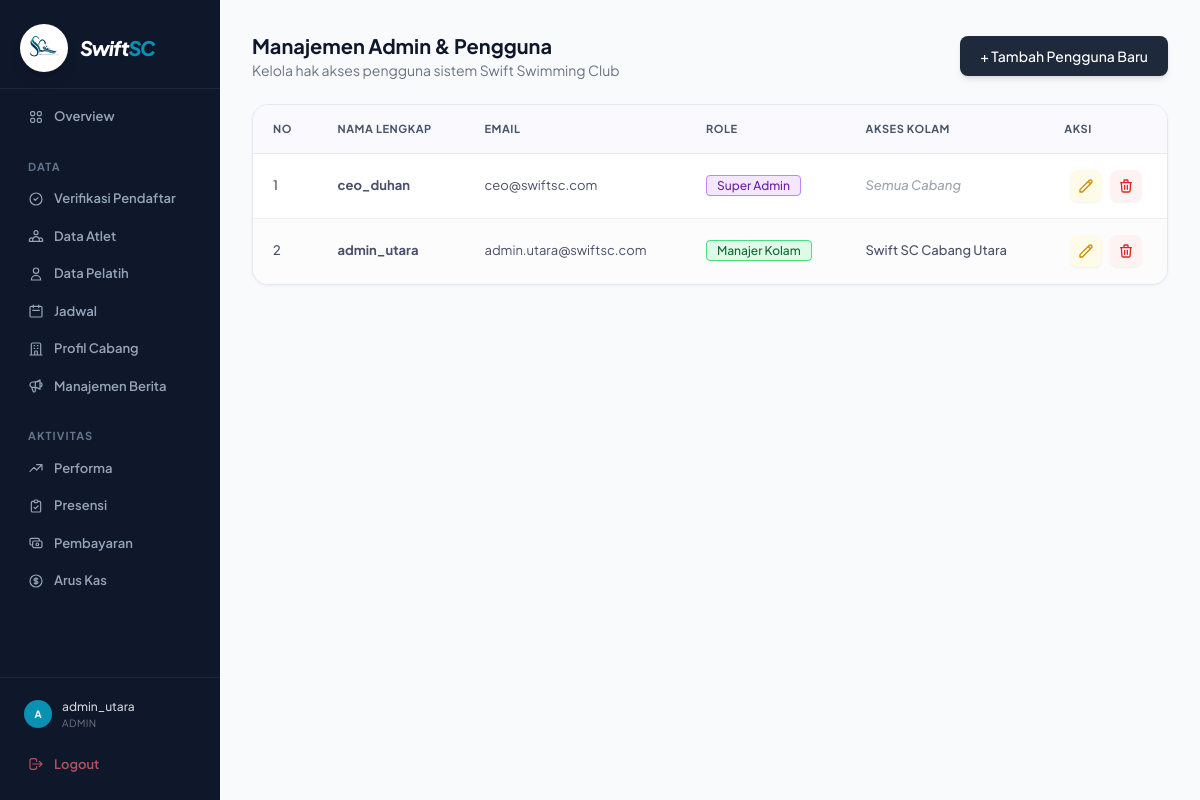
The app's page /admin/admin.php (signed in) with its own data.
### tables this page shows
CREATE TABLE `users` (
  `id` int(11) NOT NULL,
  `username` varchar(100) NOT NULL,
  `email` varchar(150) NOT NULL,
  `password` varchar(255) NOT NULL,
  `role` enum('CEO','Admin','Pelatih') NOT NULL,
  `cabang_id` int(11) DEFAULT NULL,
  `created_at` timestamp NOT NULL DEFAULT current_timestamp()
);

CREATE TABLE `cabang` (
  `id` int(11) NOT NULL,
  `nama_cabang` varchar(100) NOT NULL,
  `lokasi` text NOT NULL,
  `created_at` timestamp NOT NULL DEFAULT current_timestamp()
);

### admin/admin.php (the view, shortened to what this page needs)
<?php
include '../includes/header.php';
include '../includes/sidebar.php';
include '../includes/koneksi.php';
?>
<div class="lg:ml-[220px] pt-16 lg:pt-0 min-h-screen">
    <div class="p-4 lg:p-8 page-content">
        <div class="flex items-center justify-between mb-6">
            <div>
                <h1 class="text-xl font-bold text-algolia-navy">Manajemen Admin & Pengguna</h1>
                <p class="text-sm text-gray-500">Kelola hak akses pengguna sistem Swift Swimming Club</p>
            </div>
            <button data-modal-target="modalTambahAdmin" data-modal-toggle="modalTambahAdmin" class="text-white bg-slate-800 hover:bg-slate-900 font-medium rounded-lg text-sm px-5 py-2.5 transition-all shadow-md">
                + Tambah Pengguna Baru
            </button>
        </div>
        <div class="card overflow-hidden">
            <table class="table-algolia">
                <thead class="text-xs text-gray-500 uppercase bg-gray-50/80">
                    <tr>
                        <th class="px-6 py-4">No</th>
                        <th class="px-6 py-4">Nama Lengkap</th>
                        <th class="px-6 py-4">Email</th>
                        <th class="px-6 py-4">Role</th>
                        <th class="px-6 py-4">Akses Kolam</th>
                        <th class="px-6 py-4 text-center">Aksi</th>
                    </tr>
                </thead>
                <tbody>
                    <?php
                    $no = 1;
                    $usersArray = [];
                    $q_users = mysqli_query($koneksi, "SELECT u.*, c.nama_cabang as nama_kolam FROM users u LEFT JOIN cabang c ON u.cabang_id = c.id WHERE u.role IN ('CEO', 'Admin') ORDER BY u.role, u.username ASC");
                    if($q_users) {
                        while($row = mysqli_fetch_assoc($q_users)) {
                            $usersArray[] = $row;
                        }
                    }
                    if(count($usersArray) > 0) {
                        foreach($usersArray as $data) {
                            $role = $data['role'];
                            $nama_role = ($role == 'CEO') ? 'Super Admin' : 'Manajer Kolam';
                            $role_color = ($role == 'CEO') ? 'bg-purple-100 text-purple-800 border-purple-400' : 'bg-green-100 text-green-800 border-green-400';
                            $akses_kolam = empty($data['cabang_id']) ? '<span class="text-gray-400 italic">Semua Cabang</span>' : htmlspecialchars($data['nama_kolam'] ?? '');
                    ?>
                    <tr class="border-b border-gray-50 hover:bg-gray-50/50 transition-colors">
                        <td class="px-6 py-4 font-medium text-gray-900"><?= $no++; ?></td>
                        <td class="px-6 py-4 font-bold text-gray-800"><?= htmlspecialchars($data['username']); ?></td>
                        <td class="px-6 py-4"><?= htmlspecialchars($data['email']); ?></td>
                        <td class="px-6 py-4"><span class="text-xs font-medium px-2.5 py-0.5 rounded border <?= $role_color; ?>"><?= $nama_role; ?></span></td>
                        <td class="px-6 py-4 font-medium"><?= $akses_kolam; ?></td>
                        <td class="px-6 py-4 text-center">
                            <div class="flex items-center justify-center gap-2">
                                <button data-modal-target="modalEdit_<?= $data['id']; ?>" data-modal-toggle="modalEdit_<?= $data['id']; ?>" class="p-2 bg-yellow-50 text-yellow-600 hover:bg-yellow-500 hover:text-white rounded-lg transition-colors shadow-sm" title="Edit Admin">
                                    <svg class="w-4 h-4" fill="none" stroke="currentColor" viewBox="0 0 24 24"><path stroke-linecap="round" stroke-linejoin="round" stroke-width="2" d="M15.232 5.232l3.536 3.536m-2.036-5.036a2.5 2.5 0 113.536 3.536L6.5 21.036H3v-3.572L16.732 3.732z"></path></svg>
                                </button>
                                <a href="hapus_admin.php?id=<?= $data['id']; ?>" onclick="return confirm('Yakin ingin menghapus?');" class="p-2 bg-red-50 text-red-600 hover:bg-red-600 hover:text-white rounded-lg transition-colors shadow-sm flex items-center justify-center" title="Hapus Admin">
                                    <svg class="w-4 h-4" fill="none" stroke="currentColor" viewBox="0 0 24 24"><path stroke-linecap="round" stroke-linejoin="round" stroke-width="2" d="M19 7l-.867 12.142A2 2 0 0116.138 21H7.862a2 2 0 01-1.995-1.858L5 7m5 4v6m4-6v6m1-10V4a1 1 0 00-1-1h-4a1 1 0 00-1 1v3M4 7h16"></path></svg>
                                </a>
                            </div>
                        </td>
                    </tr>
                    <?php
                        }
                    } else {
                        echo '<tr><td colspan="6" class="px-6 py-4 text-center text-gray-500 py-6">Belum ada data admin.</td></tr>';
                    }
                    ?>
                </tbody>
            </table>
        </div>
    </div>
</div>
<?php include '../includes/footer.php'; ?>

### includes/header.php (style rules this page uses)
body { font-family: 'Plus Jakarta Sans', sans-serif; background: #f8fafc; color: #0f172a; }
.card { background: #FFFFFF; border: 1px solid #e2e8f0; border-radius: 1rem; box-shadow: 0 1px 3px 0 rgba(0, 0, 0, 0.05); }
button, .btn, a.badge { border-radius: 0.5rem !important; }
table { border-collapse: separate; border-spacing: 0; width: 100%; border-radius: 0.75rem; overflow: hidden; }
th { background-color: #f8fafc; font-weight: 700 !important; color: #475569 !important; padding: 1rem 1.25rem !important; border-bottom: 1px solid #e2e8f0; }
td { padding: 1rem 1.25rem !important; border-bottom: 1px solid #f1f5f9; color: #334155; }
tbody tr:nth-child(even) { background-color: #fcfcfd; }
.table-algolia { width: 100%; border-collapse: collapse; }
.table-algolia thead th { font-size: 11px; font-weight: 600; color: #6B6F8D; text-transform: uppercase; letter-spacing: 0.05em; padding: 12px 16px; border-bottom: 1px solid #E8E8EF; text-align: left; background: #FAFAFE; }
.table-algolia tbody td { font-size: 13px; padding: 12px 16px; border-bottom: 1px solid #F0F0F5; color: #4A4F6A; }
.table-algolia tbody tr:last-child td { border-bottom: none; }
.page-content { animation: fadeUp 0.3s ease-out; }

### records on screen
users: username "ceo_duhan", email "ceo@swiftsc.com", role "Super Admin", shows "Semua Cabang"
users: username "admin_utara", email "admin.utara@swiftsc.com", role "Manajer Kolam", cabang.nama_cabang "Swift SC Cabang Utara"

### other values on screen
substr($nama, 0, 1) "A"
$nama "admin_utara"
$role "ADMIN"
